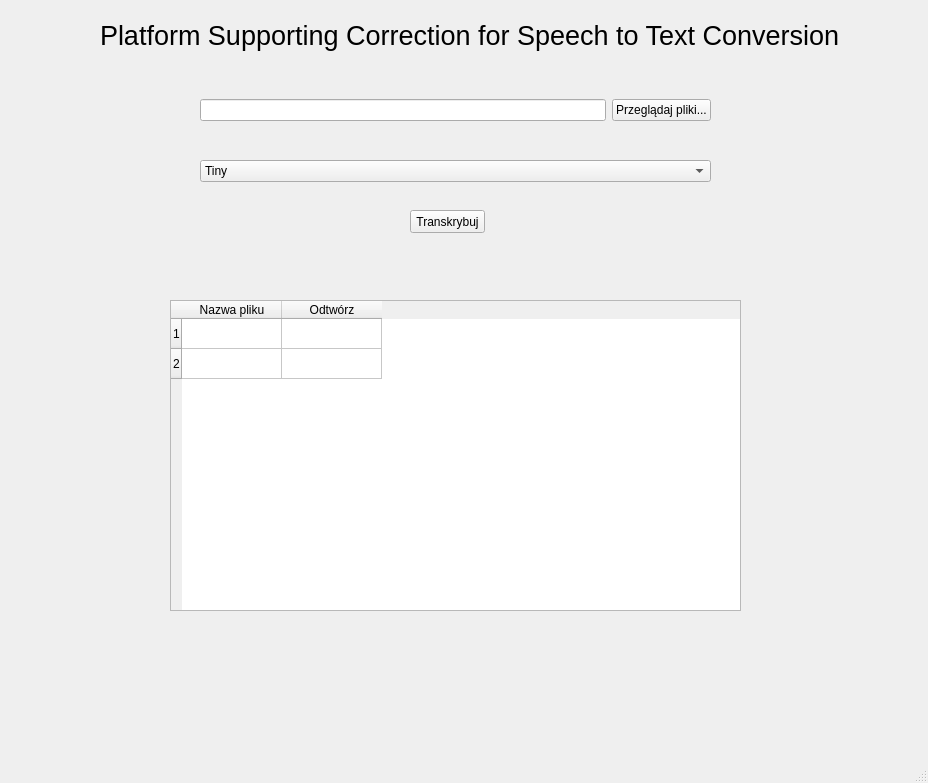
<?xml version="1.0" encoding="UTF-8"?>
<ui version="4.0">
 <class>MainWindow</class>
 <widget class="QMainWindow" name="MainWindow">
  <property name="geometry">
   <rect>
    <x>0</x>
    <y>0</y>
    <width>928</width>
    <height>783</height>
   </rect>
  </property>
  <property name="windowTitle">
   <string>Platform Supporting Correction for Speech to Text Conversion </string>
  </property>
  <widget class="QWidget" name="centralwidget">
   <widget class="QLabel" name="title">
    <property name="geometry">
     <rect>
      <x>100</x>
      <y>20</y>
      <width>801</width>
      <height>31</height>
     </rect>
    </property>
    <property name="font">
     <font>
      <pointsize>20</pointsize>
     </font>
    </property>
    <property name="text">
     <string>Platform Supporting Correction for Speech to Text Conversion </string>
    </property>
   </widget>
   <widget class="QComboBox" name="chooseModelComboBox">
    <property name="geometry">
     <rect>
      <x>200</x>
      <y>160</y>
      <width>511</width>
      <height>22</height>
     </rect>
    </property>
    <property name="toolTip">
     <string/>
    </property>
    <property name="statusTip">
     <string/>
    </property>
    <property name="whatsThis">
     <string/>
    </property>
    <property name="accessibleName">
     <string/>
    </property>
    <property name="styleSheet">
     <string notr="true"/>
    </property>
    <property name="editable">
     <bool>false</bool>
    </property>
    <property name="currentIndex">
     <number>0</number>
    </property>
    <property name="placeholderText">
     <string>Wybierz model...</string>
    </property>
    <item>
     <property name="text">
      <string>Tiny</string>
     </property>
    </item>
    <item>
     <property name="text">
      <string>Base</string>
     </property>
    </item>
    <item>
     <property name="text">
      <string>Small</string>
     </property>
    </item>
    <item>
     <property name="text">
      <string>Medium</string>
     </property>
    </item>
    <item>
     <property name="text">
      <string>Large</string>
     </property>
    </item>
   </widget>
   <widget class="QPushButton" name="transcribeButton">
    <property name="geometry">
     <rect>
      <x>410</x>
      <y>210</y>
      <width>75</width>
      <height>23</height>
     </rect>
    </property>
    <property name="text">
     <string>Transkrybuj</string>
    </property>
   </widget>
   <widget class="QTableWidget" name="tableView">
    <property name="geometry">
     <rect>
      <x>170</x>
      <y>300</y>
      <width>571</width>
      <height>311</height>
     </rect>
    </property>
    <attribute name="horizontalHeaderMinimumSectionSize">
     <number>39</number>
    </attribute>
    <row>
     <property name="text">
      <string>1</string>
     </property>
    </row>
    <row>
     <property name="text">
      <string>2</string>
     </property>
    </row>
    <column>
     <property name="text">
      <string>Nazwa pliku</string>
     </property>
    </column>
    <column>
     <property name="text">
      <string>Odtwórz</string>
     </property>
    </column>
   </widget>
   <widget class="QWidget" name="horizontalLayoutWidget">
    <property name="geometry">
     <rect>
      <x>200</x>
      <y>90</y>
      <width>511</width>
      <height>41</height>
     </rect>
    </property>
    <layout class="QHBoxLayout" name="horizontalLayout">
     <item>
      <widget class="QLineEdit" name="browseFileEdit"/>
     </item>
     <item>
      <widget class="QPushButton" name="browseFileButton">
       <property name="text">
        <string>Przeglądaj pliki...</string>
       </property>
      </widget>
     </item>
    </layout>
   </widget>
   <widget class="QLabel" name="label">
    <property name="geometry">
     <rect>
      <x>250</x>
      <y>250</y>
      <width>401</width>
      <height>20</height>
     </rect>
    </property>
    <property name="layoutDirection">
     <enum>Qt::LeftToRight</enum>
    </property>
    <property name="text">
     <string/>
    </property>
    <property name="alignment">
     <set>Qt::AlignCenter</set>
    </property>
   </widget>
  </widget>
  <widget class="QMenuBar" name="menubar">
   <property name="geometry">
    <rect>
     <x>0</x>
     <y>0</y>
     <width>928</width>
     <height>21</height>
    </rect>
   </property>
  </widget>
  <widget class="QStatusBar" name="statusbar"/>
 </widget>
 <resources/>
 <connections/>
</ui>
